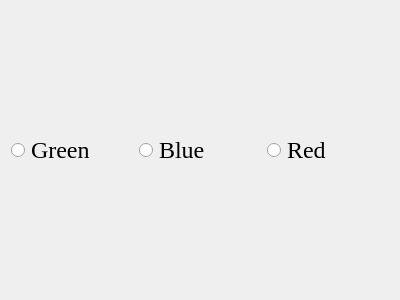
<?xml version="1.0" encoding="UTF-8"?>
<ui version="4.0">
 <class>ColorLine</class>
 <widget class="QWidget" name="ColorLine">
  <property name="geometry">
   <rect>
    <x>0</x>
    <y>0</y>
    <width>400</width>
    <height>300</height>
   </rect>
  </property>
  <property name="windowTitle">
   <string>Form</string>
  </property>
  <layout class="QHBoxLayout" name="horizontalLayout">
   <item>
    <widget class="QRadioButton" name="radioButton">
     <property name="font">
      <font>
       <family>Times New Roman</family>
       <pointsize>18</pointsize>
      </font>
     </property>
     <property name="text">
      <string>Green</string>
     </property>
    </widget>
   </item>
   <item>
    <widget class="QRadioButton" name="radioButton_2">
     <property name="font">
      <font>
       <family>Times New Roman</family>
       <pointsize>18</pointsize>
      </font>
     </property>
     <property name="text">
      <string>Blue</string>
     </property>
    </widget>
   </item>
   <item>
    <widget class="QRadioButton" name="radioButton_3">
     <property name="font">
      <font>
       <family>Times New Roman</family>
       <pointsize>18</pointsize>
      </font>
     </property>
     <property name="text">
      <string>Red</string>
     </property>
    </widget>
   </item>
  </layout>
 </widget>
 <resources/>
 <connections/>
</ui>
